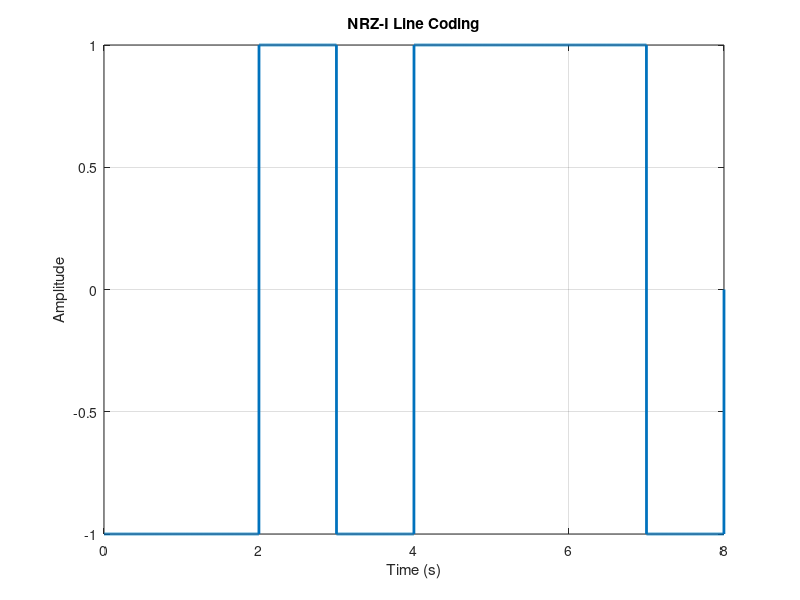

Reproduce this figure in MATLAB.
% % NRZ-I (Non-Return to Zero Inverted)

bits = [1 0 1 1 1 0 0 1]; % Input binary data
bitrate = 1;              % Bitrate in bits per second
n = 1000;                 % Samples per bit

% Generate time vector
T = length(bits) / bitrate;   % Total time
  
 N= n*length(bits);
  dt=T/N;
 
  t = 0:dt:T; % Time axis

% Initialize signal and the previous bit level
x = zeros(1, length(t));
lastbit = 1; % Initial level

% Generate NRZ-I signal
for i = 1:length(bits)
    idx = (i-1)*n + 1:i*n; % Indices for current bit
    if bits(i) == 1
        lastbit = -lastbit; % Toggle for '1'
    end
    x(idx) = lastbit; % Assign signal level
end

% Plot the NRZ-I signal
plot(t, x, 'LineWidth', 2);
xlabel('Time (s)');
ylabel('Amplitude');
title('NRZ-I Line Coding');
grid on;
